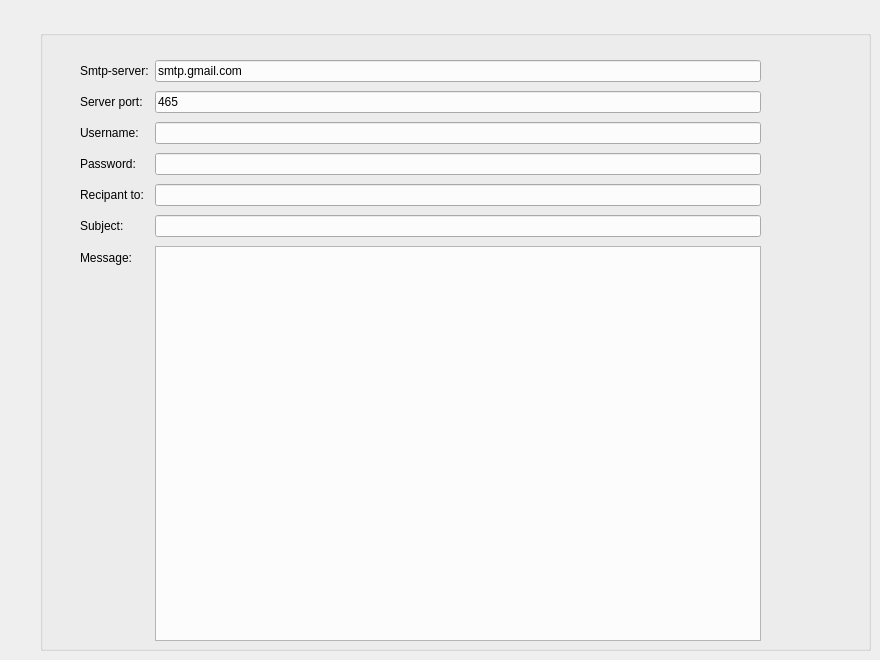
    <widget class="QWidget" name="tab_3">
     <attribute name="title">
      <string>mailling</string>
     </attribute>
     <widget class="QWidget" name="layoudhgftWidget_4">
      <property name="geometry">
       <rect>
        <x>80</x>
        <y>60</y>
        <width>681</width>
        <height>581</height>
       </rect>
      </property>
      <layout class="QFormLayout" name="formLayout">
       <property name="fieldGrowthPolicy">
        <enum>QFormLayout::ExpandingFieldsGrow</enum>
       </property>
       <property name="rowWrapPolicy">
        <enum>QFormLayout::WrapLongRows</enum>
       </property>
       <property name="verticalSpacing">
        <number>9</number>
       </property>
       <item row="0" column="0">
        <widget class="QLabel" name="label_2">
         <property name="text">
          <string>Smtp-server:</string>
         </property>
        </widget>
       </item>
       <item row="0" column="1">
        <widget class="QLineEdit" name="server">
         <property name="text">
          <string>smtp.gmail.com</string>
         </property>
        </widget>
       </item>
       <item row="1" column="0">
        <widget class="QLabel" name="label_3">
         <property name="text">
          <string>Server port:</string>
         </property>
        </widget>
       </item>
       <item row="1" column="1">
        <widget class="QLineEdit" name="port">
         <property name="text">
          <string>465</string>
         </property>
        </widget>
       </item>
       <item row="2" column="0">
        <widget class="QLabel" name="label_4">
         <property name="text">
          <string>Username:</string>
         </property>
        </widget>
       </item>
       <item row="2" column="1">
        <widget class="QLineEdit" name="uname"/>
       </item>
       <item row="3" column="0">
        <widget class="QLabel" name="label_5">
         <property name="text">
          <string>Password:</string>
         </property>
        </widget>
       </item>
       <item row="3" column="1">
        <widget class="QLineEdit" name="paswd">
         <property name="inputMask">
          <string/>
         </property>
         <property name="echoMode">
          <enum>QLineEdit::Password</enum>
         </property>
        </widget>
       </item>
       <item row="4" column="0">
        <widget class="QLabel" name="label_6">
         <property name="text">
          <string>Recipant to:</string>
         </property>
        </widget>
       </item>
       <item row="4" column="1">
        <widget class="QLineEdit" name="rcpt"/>
       </item>
       <item row="5" column="0">
        <widget class="QLabel" name="label_7">
         <property name="text">
          <string>Subject:</string>
         </property>
        </widget>
       </item>
       <item row="5" column="1">
        <widget class="QLineEdit" name="subject"/>
       </item>
       <item row="6" column="0">
        <widget class="QLabel" name="label_8">
         <property name="text">
          <string>Message:</string>
         </property>
        </widget>
       </item>
       <item row="6" column="1">
        <widget class="QPlainTextEdit" name="msg"/>
       </item>
      </layout>
     </widget>
     <widget class="QGroupBox" name="groupBox_7">
      <property name="geometry">
       <rect>
        <x>40</x>
        <y>30</y>
        <width>831</width>
        <height>621</height>
       </rect>
      </property>
      <property name="styleSheet">
       <string notr="true">color:white;</string>
      </property>
      <property name="title">
       <string/>
      </property>
     </widget>
    </widget>
